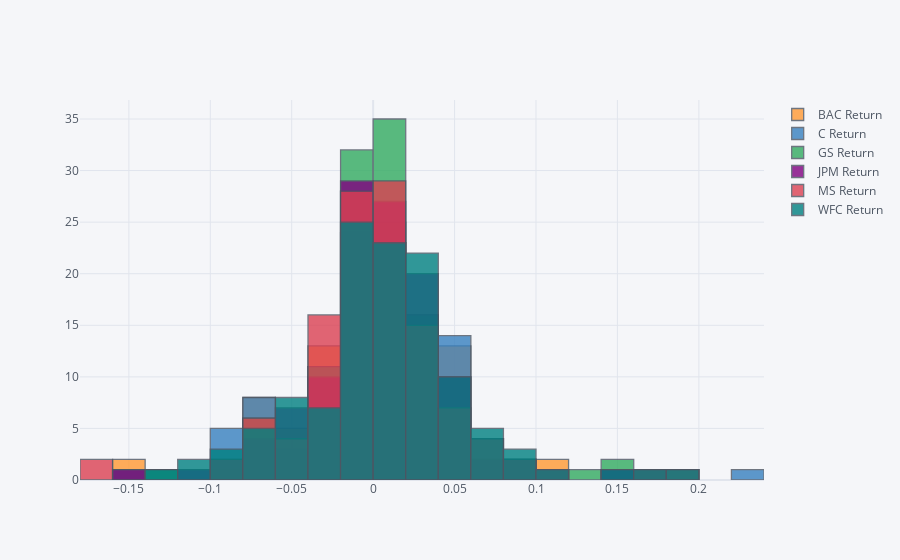

Write notebook code for a chart like this one.
### Markdown cell above
### Histogram plot

### Code cell
returns.loc['2020-06-19':'2020-01-01'].iplot(kind='hist')
